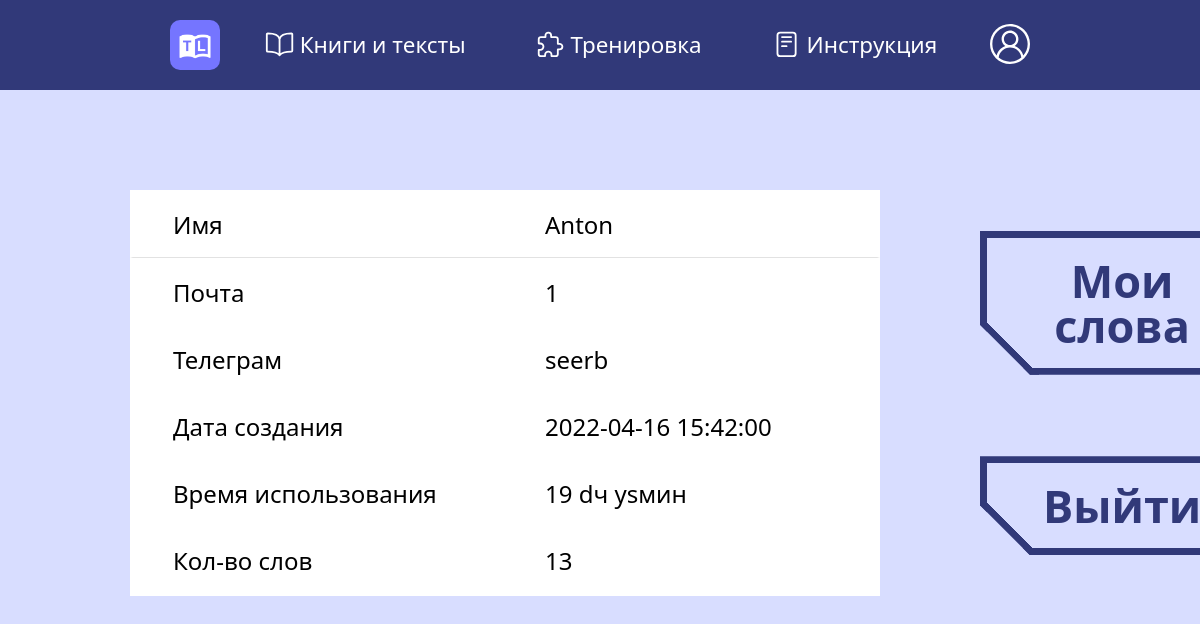
Screenshot of /profile (signed in) with the database file from the repository.
### data/users.py (models this page shows, shortened)
class User(SqlAlchemyBase, UserMixin, SerializerMixin):
    __tablename__ = 'users'
    id = sqlalchemy.Column(sqlalchemy.Integer, primary_key=True, autoincrement=True)
    name = sqlalchemy.Column(sqlalchemy.VARCHAR, nullable=False, unique=True)
    email = sqlalchemy.Column(sqlalchemy.VARCHAR, nullable=False, unique=True)
    telegram_id = sqlalchemy.Column(sqlalchemy.VARCHAR, nullable=True, unique=True)
    hashed_password = sqlalchemy.Column(sqlalchemy.VARCHAR, nullable=False, unique=False)
    created_date = sqlalchemy.Column(sqlalchemy.DateTime, default=datetime.datetime.now)
    status = sqlalchemy.Column(sqlalchemy.VARCHAR, default='user')
    level_id = sqlalchemy.Column(sqlalchemy.Integer, sqlalchemy.ForeignKey("levels.level_id"))
    words = sqlalchemy.Column(sqlalchemy.VARCHAR, nullable=True)
    level = orm.relation("Level")

### main.py (the view)
@app.route("/profile")
@login_required
def profile():
    created_time = datetime.datetime.strptime(str(current_user.created_date)[:-10], "%Y-%m-%d %H:%M")
    using_time = str(datetime.datetime.now() - created_time)[:-10].replace('days,', 'дн')
    using_time = using_time[:-3] + "ч " + using_time[-2:] + "мин"
    try:
        word_count = len(current_user.words.split(","))
    except:
        word_count = 0
    items_list = [
        ["Имя", current_user.name], ["Почта", current_user.email],
        ["Телеграм", current_user.telegram_id if current_user.telegram_id is not None else "Не указан"],
        ["Дата создания", str(created_time)],
        ["Время использования", using_time],
        ["Кол-во слов", word_count,]
        ]
    return render_template("profile.html", items_list=items_list)

### data/db_session.py (called while the page is built)
def create_session() -> Session:
    global __factory
    return __factory()

### main.py (called while the page is built)
@login_manager.user_loader
def load_user(user_id):
    db_sess = db_session.create_session()
    return db_sess.query(User).get(user_id)

### templates/profile.html
{% extends "base.html" %} {% block content %}
<div class="profile">
    <div class="profile__container">
        <div class="profile__info">
            {% for inform in items_list %}
            <div class="profile__item">
                <div class="profile__title">{{ inform[0] }}</div>
                <div class="profile__description">{{ inform[1] }}</div>
            </div>
            {% endfor %}
        </div>
        <div class="profile__buttons">
            <div class="profile__button button">
                <a href="/words">Мои слова</a>
            </div>
            <div class="profile__button button">
                <a href="/logout">Выйти</a>
            </div>
        </div>
    </div>
</div>
{% endblock %}

### static/css/style.css (style rules this page uses)
:root { --dark-background-color: #313979; --background-color: #d8ddff; --garmonic-bg-color: #e3e7ff; }
* { font-family: system-ui; padding: 0; margin: 0; border: 0; }
*, *:before, *:after { -moz-box-sizing: border-box; -webkit-box-sizing: border-box; box-sizing: border-box; }
html, body { height: 100%; width: 100%; font-size: 100%; line-height: 1; font-size: 14px; -ms-text-size-adjust: 100%; -moz-text-size-adjust: 100%; -webkit-text-size-adjust: 100%; }
a { text-decoration: none; }
* { -webkit-tap-highlight-color: rgba(0, 0, 0, 0); }
[class*="__container"] { max-width: 1470px; margin: 0px auto; padding: 0px 15px; }
@media (max-width: 1470px) { [class*="__container"] { max-width: 970px; } }
.button { text-align: center; --color: var(--dark-background-color); padding: 0.6em 1.4em; border: none; cursor: pointer; font-weight: bold; color: var(--color); background: linear-gradient(to bottom left, var(--color) 50%, #0000 50.1%) top right, linear-gradient(to top right, var(--color) 50%, #0000 50.1%) bottom left; background-size: calc(var(--slant) + 1.3*var(--border)) calc(var(--slant) + 1.3*var(--border)); background-repeat: no-repeat; box-shadow: 0 0 0 200px inset var(--s, #0000), 0 0 0 var(--border) inset var(--color); clip-path: polygon(0 0, calc(100% - var(--slant)) 0, 100% var(--slant), 100% 100%, var(--slant) 100%, 0 calc(100% - var(--slant))); transition: color var(--t, 0.3s), background-size 0.3s; }
::placeholder { opacity: 0.9; color: var(--dark-background-color); }
.profile { padding-top: 100px; }
.profile__container { display: flex; }
.profile__info { margin-right: 100px; min-width: 750px; font-size: 24px; }
.profile__item { display: flex; justify-content: space-between; background-color: white; border-top: 3px #fff solid; border-right: 3px #fff solid; border-left: 3px #fff solid; transition: .3s ease-out; }
.profile__item:last-child { border-bottom: 3px #fff solid; }
.profile__item:first-child { border-bottom: 1px #e2e2e2 solid; }
.profile__title { flex: 1 1 50%; border-right: 3px #fff solid; padding: 20px 40px 20px 40px; }
.profile__description { flex: 1 1 50%; padding: 20px 40px 20px 40px; }
.profile__buttons { display: flex; flex-direction: column; justify-content: space-around; }
.profile__button { --slant: 50px; --border: 7px; font-size: 45px; }
.profile__button a { color: var(--dark-background-color); transition: .7s ease; }

### rows the page displays
User: inform "Имя", name "Anton", inform "Телеграм", telegram "seerb"

### other values shown
{{ inform[0] }} "Почта" "Дата создания" "Время использования" "Кол-во слов"
{{ inform[1] }} "1" "2022-04-16 15:42:00" "19 dч ysмин" "13"
